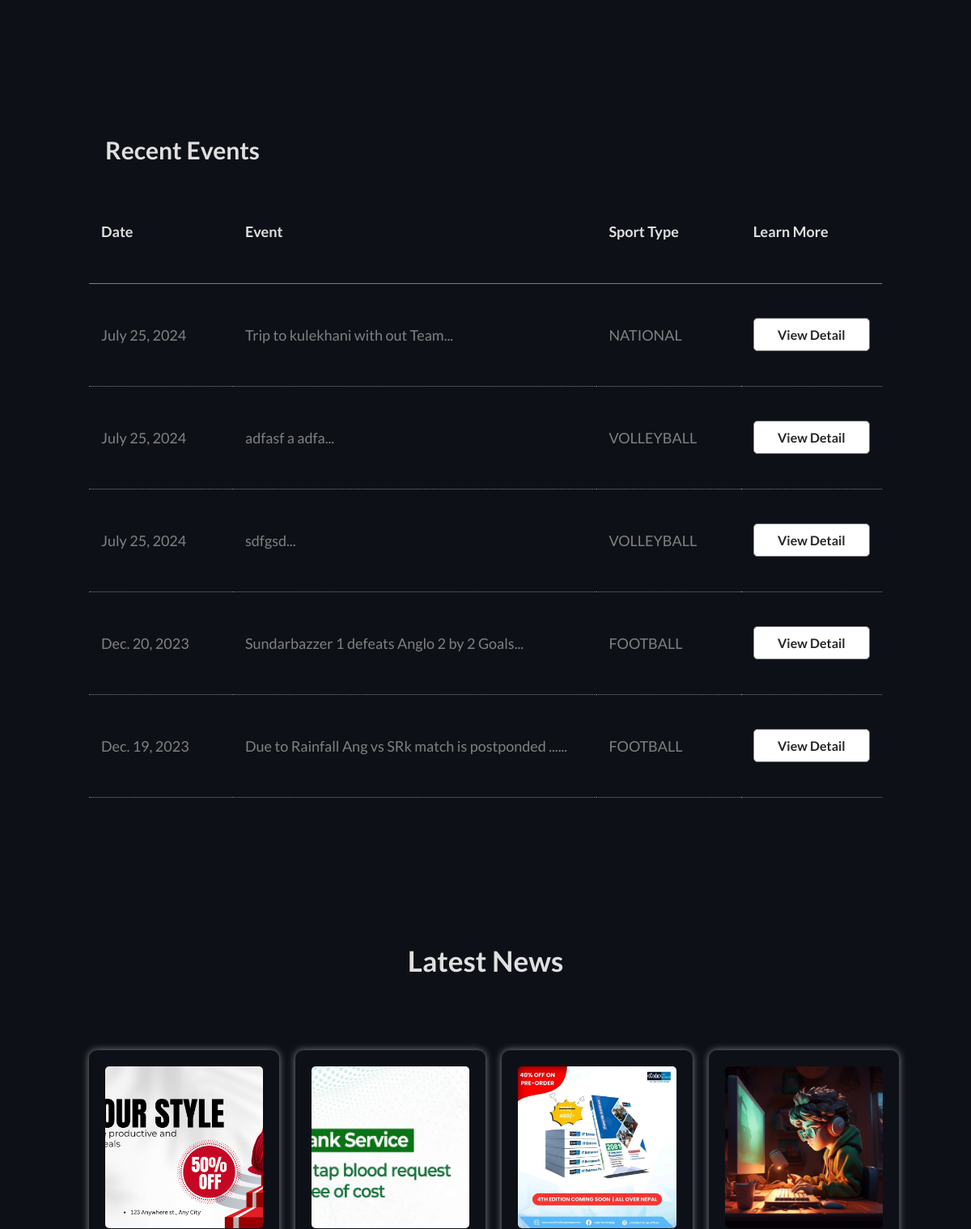
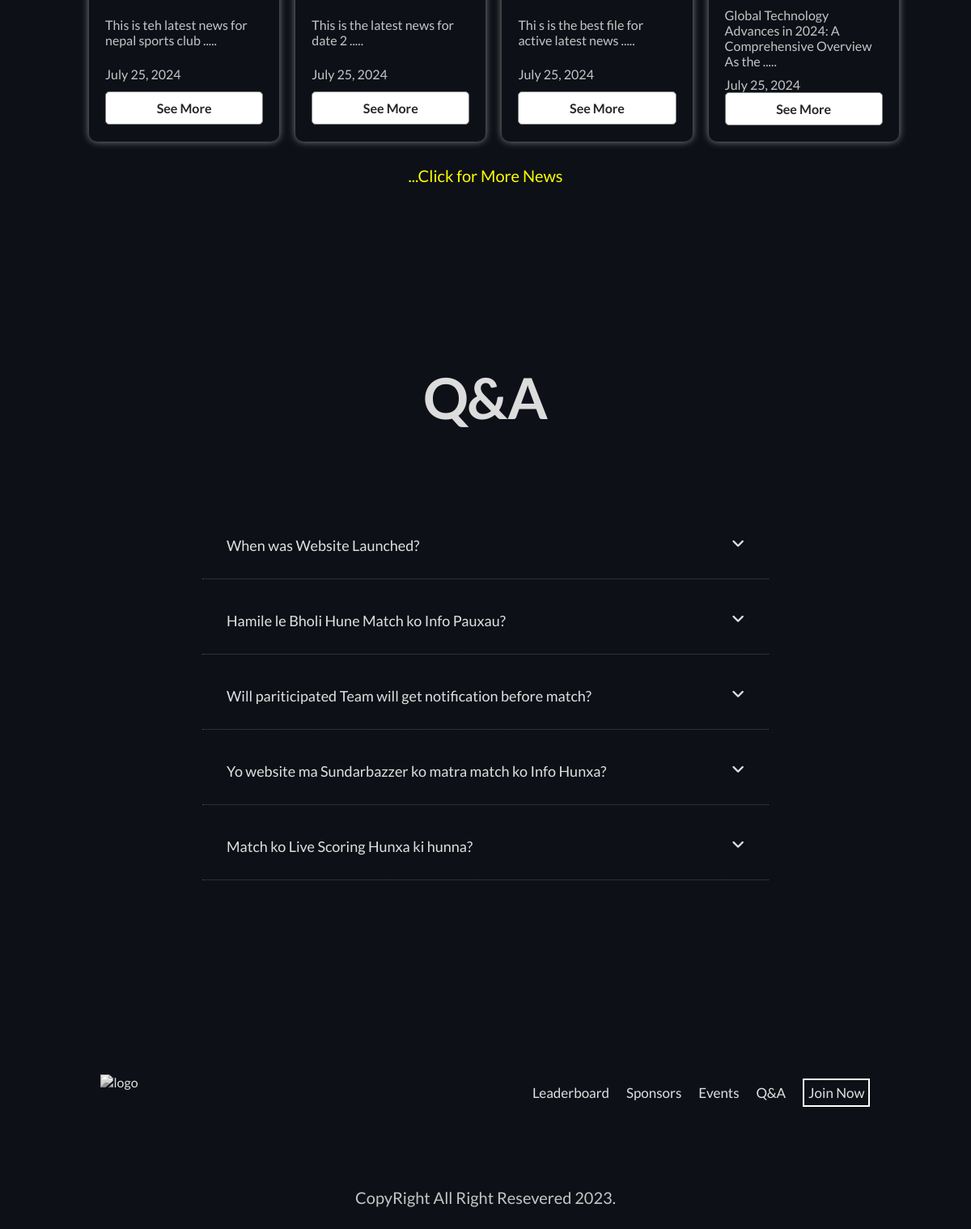
The app's page / (lower part), older data (2 pictures, top to bottom).
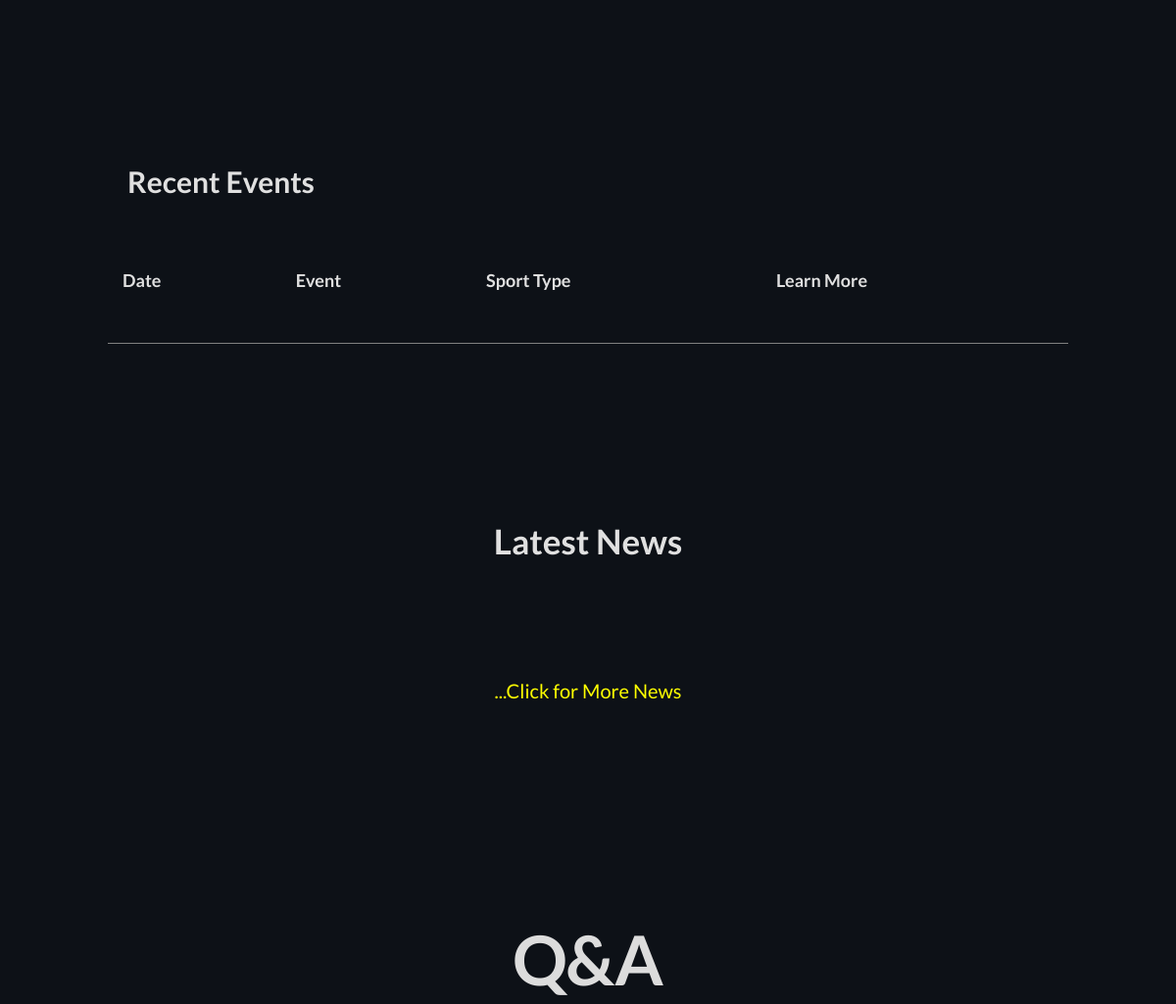
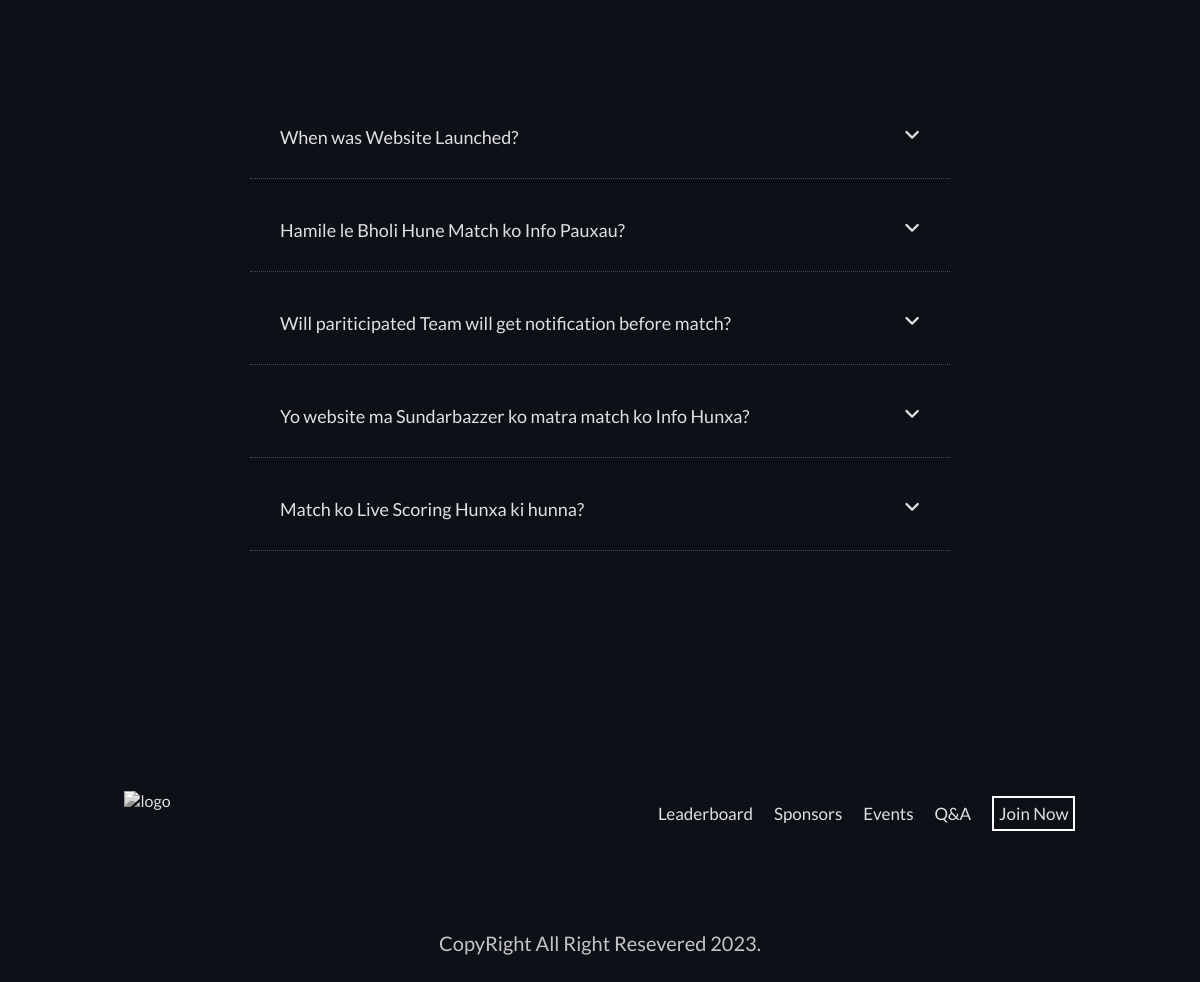
The same page, newer data (2 pictures, top to bottom).
### sportsApp/models.py (models this page shows, shortened)
class RecentEvents(models.Model):
    SPORT_TYPES = (
        ('NATIONAL','National'),
        ('FOOTBALL','Football'),
        ('VOLLEYBALL','Volleyball'),
        ('TENNIS','Tennis'),
        ('GLOBAL','Global'),
        ('CIRCKET','Circket')
    )
    date = models.DateField()
    event_title= models.CharField(max_length=255)
    event_description = models.TextField()
    sport_type = models.CharField(max_length=25,choices=SPORT_TYPES,default='NATIONAL')

class LatestNews(models.Model):
    start_date = models.DateField()
    end_date = models.DateField()
    is_active = models.BooleanField()
    image = models.ImageField(upload_to="images/")
    text = models.TextField()
    created_at= models.DateField(auto_now_add=True,blank=True,null=True)
    def sm_text(self):
        return " ".join(self.text.split()[:10])

### sportsApp/views.py (the view)
# urls.py: path('',views.index,name='home'),
def index(request):
    recent_events = RecentEvents.objects.all().order_by('-date')[:5]
    latest_news = LatestNews.objects.all()
    return render(request,'main.html',{'recent_events':recent_events,'latest_news':latest_news})

### templates/main.html
{% extends 'index.html' %}
{% block content %}
    {% include 'homepage.html' %}
    {% include 'recentEvents.html' %}
    {% include 'latestNews.html' %}
    {% include 'qna.html' %}
{% endblock %}

### sportsApp/templates/recentEvents.html
<div class="recent_events">
    <div class="recent_event_container">
        <h2>Recent Events</h2>
        <table style="overflow-x: auto;">
            <thead>
                <tr class="tr_head">
                    <th>Date</th>
                    <th>Event</th>
                    <th>Sport Type</th>
                    <th>Learn More</th>
                </tr>
            </thead>
            <tbody>
                {% for event in recent_events %}
                <tr>
                    <td>{{event.date}}</td>
                    <td class="td_event">{{event.event_title}}...</td>
                    <td>{{event.sport_type}}</td>
                    <td><a href="#"><button class="learn-more-bth">View Detail</button></a></td>
                </tr>
                {% endfor %}
            </tbody>
        </table>
    </div>
</div>

### sportsApp/templates/latestNews.html (shortened to what this page needs)
{% load static%}
<div class="latest_news">
    <div class="latest_news_container">
        <h2>Latest News</h2>
        <div class="news_list">
            {% for news in latest_news %}
            <div class="news_block">
                <div class="size_manager">
                    <img src="{{news.image.url}}" alt="img1">
                    <p class="text" id="text">{{news.sm_text}} .....</p>
                    <p class="sm_text">{{news.created_at}}</p>
                    <a href="{% url 'news_detail' news.id %}" class="learn-more-bth">See More</a>
                </div>
            </div>
            {% endfor %}
        </div>
        <p class="more_news_link"><a href="#">...Click for More News</a></p>
    </div>
</div>

Row changes from the older to the newer data that the page shows:
removed RecentEvents: date "July 25, 2024", event_title "Trip to kulekhani with out Team", sport_type "NATIONAL"
removed RecentEvents: date "July 25, 2024", event_title "adfasf a adfa", sport_type "VOLLEYBALL"
removed RecentEvents: date "July 25, 2024", event_title "sdfgsd", sport_type "VOLLEYBALL"
removed RecentEvents: date "Dec. 20, 2023", event_title "Sundarbazzer 1 defeats Anglo 2 by 2 Goals", sport_type "FOOTBALL"
removed RecentEvents: date "Dec. 19, 2023", event_title "Due to Rainfall Ang vs SRk match is postponded ...", sport_type "FOOTBALL"
removed LatestNews: image (picture), sm_text "This is teh latest news for nepal sports club", created_at "July 25, 2024"
removed LatestNews: image (picture), sm_text "This is the latest news for date 2", created_at "July 25, 2024"
removed LatestNews: image (picture), sm_text "Thi s is the best file for active latest news", created_at "July 25, 2024"
removed LatestNews: image (picture), sm_text "Global Technology Advances in 2024: A Comprehensive Overview As the", created_at "July 25, 2024"
